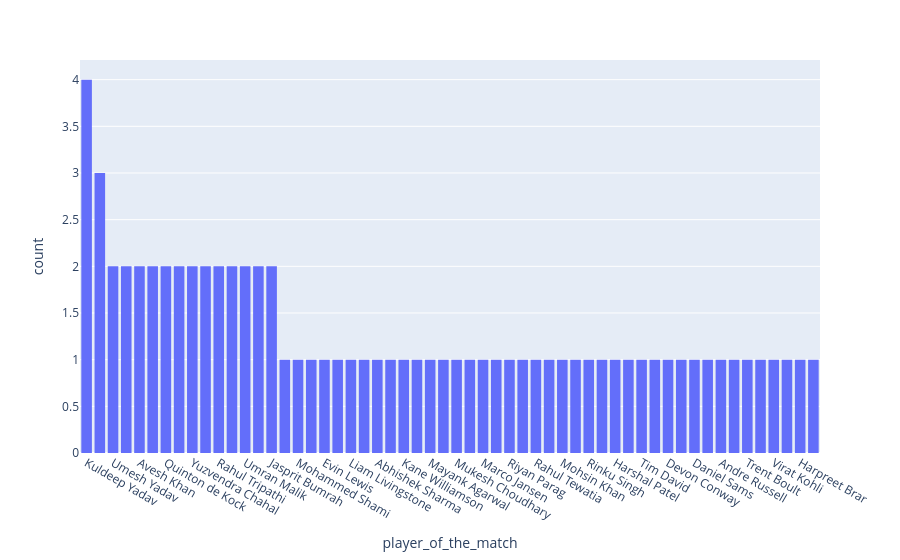

This figure's notebook cell:
### Code cell
fig = px.histogram(
    df,
    'player_of_the_match',
)
fig.update_xaxes(categoryorder = "total descending")

### Figure 1 — Plotly figure (JSON) as saved in the notebook; plotly's stock layout.template omitted (floating-point values rounded to 4 significant figures)
{"data": [{"bingroup": "x", "hovertemplate": "player_of_the_match=%{x}<br>count=%{y}<extra></extra>", "legendgroup": "", "marker": {"color": "#636efa", "pattern": {"shape": ""}}, "name": "", "orientation": "v", "showlegend": false, "type": "histogram", "x": ["Umesh Yadav", "Kuldeep Yadav", "Odean Smith", "Mohammed Shami", "Sanju Samson", "Wanindu Hasaranga", "Evin Lewis", "Umesh Yadav", "Jos Buttler", "Lockie Ferguson", "Liam Livingstone", "Avesh Khan", "Dinesh Karthik", "Pat Cummins", "Quinton de Kock", "Shubman Gill", "Abhishek Sharma", "Anuj Rawat", "Kuldeep Yadav", "Yuzvendra Chahal", "Kane Williamson", "Shivam Dube", "Mayank Agarwal", "Hardik Pandya", "Rahul Tripathi", "K L Rahul", "Dinesh Karthik", "Umran Malik", "David Miller", "Yuzvendra Chahal", "Faf du Plessis", "Kuldeep Yadav", "Mukesh Choudhary", "Jos Buttler", "Rashid Khan", "Marco Jansen", "K L Rahul", "Shikhar Dhawan", "Riyan Parag", "Umran Malik", "Kuldeep Yadav", "Krunal Pandya", "Rahul Tewatia", "Suruakumar Yadav", "Mohsin Khan", "Ruturaj Gaikwad", "Rinku Singh", "Kagiso Rabada", "Harshal Patel", "David Warner", "Tim David", "Yashasvi Jaiswal", "Avesh Khan", "Wanindu Hasaranga", "Devon Conway", "Jasprit Bumrah", "Shubman Gill", "Mitchell Marsh", "Daniel Sams", "Jonny Bairstow", "Andre Russell", "W. Saha", "Trent Boult", "Shardul Thakur", "Rahul Tripathi", "Quinton de Kock", "Virat Kohli", "R Aswin", "Jasprit Bumrah", "Harpreet Brar", "David Miller", "Rajat Patidar", "Jos Buttler", "Hardik Pandya"], "xaxis": "x", "yaxis": "y"}], "layout": {"barmode": "relative", "legend": {"tracegroupgap": 0}, "margin": {"t": 60}, "xaxis": {"anchor": "y", "categoryorder": "total descending", "domain": [0, 1], "title": {"text": "player_of_the_match"}}, "yaxis": {"anchor": "x", "domain": [0, 1], "title": {"text": "count"}}}}
